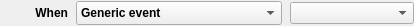
<?xml version="1.0" encoding="UTF-8"?>
<ui version="4.0">
 <class>EventTypePickerWidget</class>
 <widget class="QWidget" name="EventTypePickerWidget">
  <property name="geometry">
   <rect>
    <x>0</x>
    <y>0</y>
    <width>414</width>
    <height>26</height>
   </rect>
  </property>
  <layout class="QHBoxLayout" name="horizontalLayout" stretch="1,5">
   <property name="spacing">
    <number>8</number>
   </property>
   <property name="leftMargin">
    <number>0</number>
   </property>
   <property name="topMargin">
    <number>0</number>
   </property>
   <property name="rightMargin">
    <number>0</number>
   </property>
   <property name="bottomMargin">
    <number>0</number>
   </property>
   <item>
    <widget class="QLabel" name="whenLabel">
     <property name="font">
      <font>
       <bold>true</bold>
      </font>
     </property>
     <property name="text">
      <string>When</string>
     </property>
     <property name="alignment">
      <set>Qt::AlignRight|Qt::AlignTrailing|Qt::AlignVCenter</set>
     </property>
    </widget>
   </item>
   <item>
    <layout class="QHBoxLayout" name="horizontalLayout_3" stretch="5,3">
     <property name="sizeConstraint">
      <enum>QLayout::SetDefaultConstraint</enum>
     </property>
     <item>
      <widget class="QComboBox" name="eventTypeComboBox">
       <property name="sizePolicy">
        <sizepolicy hsizetype="Preferred" vsizetype="Fixed">
         <horstretch>0</horstretch>
         <verstretch>0</verstretch>
        </sizepolicy>
       </property>
       <property name="font">
        <font>
         <bold>true</bold>
        </font>
       </property>
       <property name="currentIndex">
        <number>0</number>
       </property>
       <property name="maxVisibleItems">
        <number>15</number>
       </property>
       <property name="sizeAdjustPolicy">
        <enum>QComboBox::AdjustToMinimumContentsLengthWithIcon</enum>
       </property>
       <item>
        <property name="text">
         <string>Generic event</string>
        </property>
       </item>
      </widget>
     </item>
     <item>
      <widget class="QStackedWidget" name="continuanceStackedWidget">
       <property name="currentIndex">
        <number>1</number>
       </property>
       <widget class="QWidget" name="blankPage"/>
       <widget class="QWidget" name="continuancePage">
        <layout class="QHBoxLayout" name="horizontalLayout_2">
         <property name="spacing">
          <number>0</number>
         </property>
         <property name="leftMargin">
          <number>0</number>
         </property>
         <property name="topMargin">
          <number>0</number>
         </property>
         <property name="rightMargin">
          <number>0</number>
         </property>
         <property name="bottomMargin">
          <number>0</number>
         </property>
         <item>
          <widget class="QComboBox" name="continuanceComboBox">
           <property name="sizePolicy">
            <sizepolicy hsizetype="Minimum" vsizetype="Fixed">
             <horstretch>0</horstretch>
             <verstretch>0</verstretch>
            </sizepolicy>
           </property>
           <property name="font">
            <font>
             <bold>true</bold>
            </font>
           </property>
          </widget>
         </item>
        </layout>
       </widget>
      </widget>
     </item>
    </layout>
   </item>
  </layout>
 </widget>
 <resources/>
 <connections/>
</ui>
